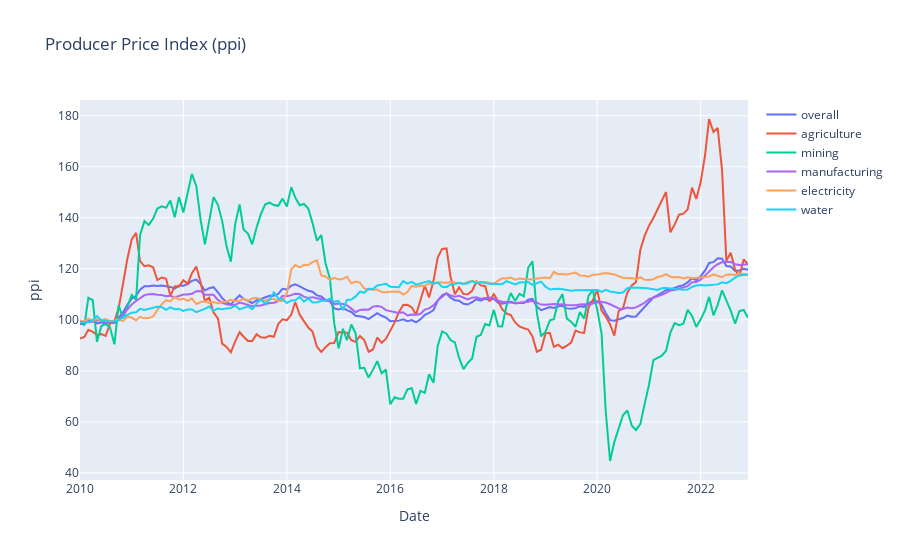

Notebook source saved alongside this figure:
### Markdown cell above
## Producer Price Index (PPI)

### Code cell
traces = []

for col_name in ppi.columns:
    trace = go.Scatter(x=ppi.index, y=ppi[col_name], mode='lines', name=col_name)
    traces.append(trace)

layout = go.Layout(
    title='Producer Price Index (ppi)',
    xaxis=dict(title='Date'),
    yaxis=dict(title='ppi')
)

fig = go.Figure(data=traces, layout=layout)

fig.show()

### Figure 1 — Plotly figure (JSON) as saved in the notebook; plotly's stock layout.template omitted (floating-point values rounded to 4 significant figures; data arrays with more than 128 entries replaced by an {"elided": "..."} marker saying what was removed)
{"data": [{"mode": "lines", "name": "overall", "type": "scatter", "x": {"elided": "156 str values"}, "y": {"elided": "156 float values"}}, {"mode": "lines", "name": "agriculture", "type": "scatter", "x": {"elided": "156 str values"}, "y": {"elided": "156 float values"}}, {"mode": "lines", "name": "mining", "type": "scatter", "x": {"elided": "156 str values"}, "y": {"elided": "156 float values"}}, {"mode": "lines", "name": "manufacturing", "type": "scatter", "x": {"elided": "156 str values"}, "y": {"elided": "156 float values"}}, {"mode": "lines", "name": "electricity", "type": "scatter", "x": {"elided": "156 str values"}, "y": {"elided": "156 float values"}}, {"mode": "lines", "name": "water", "type": "scatter", "x": {"elided": "156 str values"}, "y": {"elided": "156 float values"}}], "layout": {"title": {"text": "Producer Price Index (ppi)"}, "xaxis": {"title": {"text": "Date"}}, "yaxis": {"title": {"text": "ppi"}}}}
